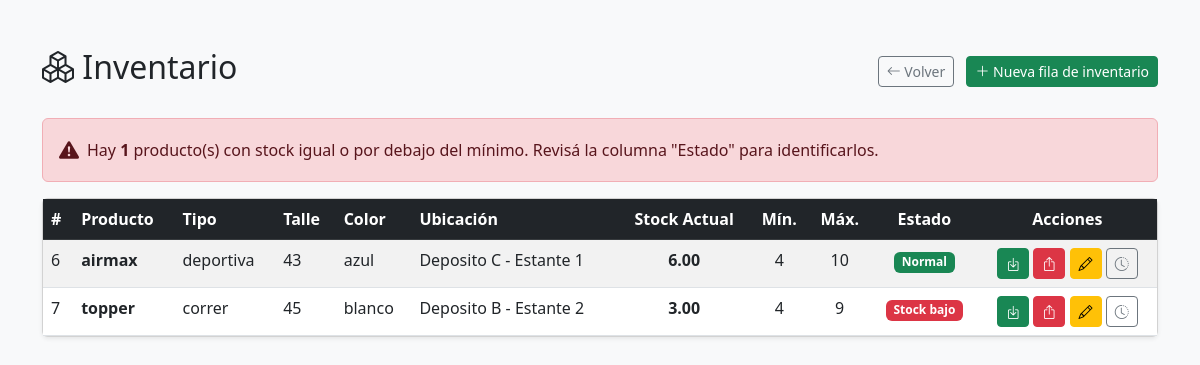
The page /public/index.php?action=inventario (signed in) on the database its author committed.
### tables this page shows
CREATE TABLE `inventario` (
  `id_inventario` int NOT NULL AUTO_INCREMENT,
  `stock_actual` decimal(10,2) DEFAULT NULL,
  `ubicacion` varchar(45) DEFAULT NULL,
  `stock_maximo` int DEFAULT NULL,
  `stock_minimo` int DEFAULT NULL,
  `producto_id_producto` int NOT NULL,
  PRIMARY KEY (`id_inventario`),
  KEY `fk_inventario_producto1_idx` (`producto_id_producto`),
  CONSTRAINT `fk_inventario_producto1` FOREIGN KEY (`producto_id_producto`) REFERENCES `producto` (`id_producto`)
);

CREATE TABLE `producto` (
  `id_producto` int NOT NULL AUTO_INCREMENT,
  `nombre` varchar(45) DEFAULT NULL,
  `descripcion` text,
  `tipodezapatillas` varchar(45) DEFAULT NULL,
  `precio` int DEFAULT NULL,
  `talle_id_talle` int NOT NULL,
  `marca_id_marca` int NOT NULL,
  `color_id_color` int NOT NULL,
  `categoria_id_categoria` int NOT NULL,
  `activo` tinyint(1) NOT NULL DEFAULT '1',
  PRIMARY KEY (`id_producto`),
  KEY `fk_productos_talle1_idx` (`talle_id_talle`),
  KEY `fk_productos_marca1_idx` (`marca_id_marca`),
  KEY `fk_productos_color1_idx` (`color_id_color`),
  KEY `fk_producto_categoria1_idx` (`categoria_id_categoria`),
  CONSTRAINT `fk_producto_categoria1` FOREIGN KEY (`categoria_id_categoria`) REFERENCES `categoria` (`id_categoria`),
  CONSTRAINT `fk_productos_color1` FOREIGN KEY (`color_id_color`) REFERENCES `color` (`id_color`),
  CONSTRAINT `fk_productos_marca1` FOREIGN KEY (`marca_id_marca`) REFERENCES `marca` (`id_marca`),
  CONSTRAINT `fk_productos_talle1` FOREIGN KEY (`talle_id_talle`) REFERENCES `talle` (`id_talle`)
);

CREATE TABLE `talle` (
  `id_talle` int NOT NULL AUTO_INCREMENT,
  `talles_disponibles` varchar(45) DEFAULT NULL,
  `descripcion` varchar(45) DEFAULT NULL,
  PRIMARY KEY (`id_talle`)
);

CREATE TABLE `color` (
  `id_color` int NOT NULL AUTO_INCREMENT,
  `colores_disponibles` varchar(45) DEFAULT NULL,
  `descripcion` varchar(45) DEFAULT NULL,
  PRIMARY KEY (`id_color`)
);

### app/models/inventario/InventarioController.php (called while the page is built, shortened)
<?php
require_once __DIR__ . '/inventario.php';
class InventarioController {
    private $inventario;
    public function __construct() {
        $db = (new Database())->connect();
        $this->inventario = new Inventario($db);
    }
    public function index() {
        $inventarios  = $this->inventario->listar();
        $stockBajo    = $this->inventario->contarStockBajo();
        require __DIR__ . '/views/index.php';
    }
}

### app/models/inventario/inventario.php (called while the page is built, shortened)
<?php
class Inventario {
    private $conn;
    public function __construct($db) {
        $this->conn = $db;
    }
    public function listar() {
        $sql = "SELECT i.*,
                    p.nombre AS nombre_producto,
                    p.precio,
                    p.tipodezapatillas,
                    t.talles_disponibles AS talle,
                    c.colores_disponibles AS color
                FROM inventario i
                LEFT JOIN producto p ON i.producto_id_producto = p.id_producto
                LEFT JOIN talle t ON p.talle_id_talle = t.id_talle
                LEFT JOIN color c ON p.color_id_color = c.id_color
                ORDER BY p.nombre ASC";
        return $this->conn->query($sql)->fetchAll(PDO::FETCH_ASSOC);
    }
    public function contarStockBajo() {
        $sql = "SELECT COUNT(*) FROM inventario WHERE stock_actual <= stock_minimo";
        return $this->conn->query($sql)->fetchColumn();
    }
}

### app/models/inventario/views/index.php (the view, shortened to what this page needs)
<!DOCTYPE html>
<html lang="es">
<head>
    <link href="https://cdn.jsdelivr.net/npm/bootstrap@5.3.0/dist/css/bootstrap.min.css" rel="stylesheet">
    <link href="https://cdn.jsdelivr.net/npm/bootstrap-icons@1.10.5/font/bootstrap-icons.css" rel="stylesheet">
</head>
<body class="bg-light">
<div class="container mt-5">
    <div class="d-flex justify-content-between align-items-center mb-4">
        <h2><i class="bi bi-boxes"></i> Inventario</h2>
        <div>
            <a href="index.php?action=dashboard" class="btn btn-outline-secondary btn-sm me-2">
                <i class="bi bi-arrow-left"></i> Volver
            </a>
            <a href="index.php?action=inventario_crear" class="btn btn-success btn-sm">
                <i class="bi bi-plus-lg"></i> Nueva fila de inventario
            </a>
        </div>
    </div>
    <?php if ($stockBajo > 0): ?>
        <div class="alert alert-danger d-flex align-items-center">
            <i class="bi bi-exclamation-triangle-fill me-2 fs-5"></i>
            <div>
                Hay <strong><?= $stockBajo ?></strong> producto(s) con stock igual o por debajo del mínimo.
                Revisá la columna "Estado" para identificarlos.
            </div>
        </div>
    <?php endif; ?>
    <div class="card shadow-sm">
        <div class="card-body p-0">
            <div class="table-responsive">
                <table class="table table-hover table-striped mb-0">
                    <thead class="table-dark">
                        <tr>
                            <th>#</th>
                            <th>Producto</th>
                            <th>Tipo</th>
                            <th>Talle</th>
                            <th>Color</th>
                            <th>Ubicación</th>
                            <th class="text-center">Stock Actual</th>
                            <th class="text-center">Mín.</th>
                            <th class="text-center">Máx.</th>
                            <th class="text-center">Estado</th>
                            <th class="text-center">Acciones</th>
                        </tr>
                    </thead>
                    <tbody>
                    <?php if (empty($inventarios)): ?>
                        <tr>
                            <td colspan="11" class="text-center text-muted py-4">
                                No hay productos en el inventario.
                            </td>
                        </tr>
                    <?php else: ?>
                        <?php foreach ($inventarios as $i): ?>
                        <?php
                            if ($i['stock_maximo'] > 0 && $i['stock_actual'] >= $i['stock_maximo']) {
                                $badge  = 'bg-warning text-dark';
                                $estado = 'Sobrestock';
                            } elseif ($i['stock_actual'] <= $i['stock_minimo']) {
                                $badge  = 'bg-danger';
                                $estado = 'Stock bajo';
                            } else {
                                $badge  = 'bg-success';
                                $estado = 'Normal';
                            }
                        ?>
                        <tr>
                            <td><?= $i['id_inventario'] ?></td>
                            <td><strong><?= htmlspecialchars($i['nombre_producto'] ?? '—') ?></strong></td>
                            <td><?= htmlspecialchars($i['tipodezapatillas'] ?? '—') ?></td>
                            <td><?= htmlspecialchars($i['talle'] ?? '—') ?></td>
                            <td><?= htmlspecialchars($i['color'] ?? '—') ?></td>
                            <td><?= htmlspecialchars($i['ubicacion'] ?: '—') ?></td>
                            <td class="text-center fw-bold"><?= $i['stock_actual'] ?></td>
                            <td class="text-center"><?= $i['stock_minimo'] ?></td>
                            <td class="text-center"><?= $i['stock_maximo'] ?></td>
                            <td class="text-center">
                                <span class="badge <?= $badge ?>"><?= $estado ?></span>
                            </td>
                            <td class="text-center text-nowrap">
                                <a href="index.php?action=inventario_entrada&id=<?= $i['id_inventario'] ?>"
                                    class="btn btn-success btn-sm" title="Registrar entrada">
                                    <i class="bi bi-box-arrow-in-down"></i>
                                </a>
                                <a href="index.php?action=inventario_salida&id=<?= $i['id_inventario'] ?>"
                                    class="btn btn-danger btn-sm" title="Registrar salida">
                                    <i class="bi bi-box-arrow-up"></i>
                                </a>
                                <a href="index.php?action=inventario_editar&id=<?= $i['id_inventario'] ?>"
                                    class="btn btn-warning btn-sm" title="Editar">
                                    <i class="bi bi-pencil"></i>
                                </a>
                                <a href="index.php?action=inventario_historial&id=<?= $i['id_inventario'] ?>"
                                    class="btn btn-outline-secondary btn-sm" title="Ver historial">
                                    <i class="bi bi-clock-history"></i>
                                </a>
                            </td>
                        </tr>
                        <?php endforeach; ?>
                    <?php endif; ?>
                    </tbody>
                </table>
            </div>
        </div>
    </div>
</div>
</body>
</html>

### rows shown on the page
inventario: id_inventario "6", producto_id_producto.nombre "airmax", producto_id_producto.tipodezapatillas "deportiva", talle.talles_disponibles "43", color.colores_disponibles "azul", ubicacion "Deposito C - Estante 1", stock_actual "6.00", stock_minimo "4", stock_maximo "10", estado "Normal"
inventario: id_inventario "7", producto_id_producto.nombre "topper", producto_id_producto.tipodezapatillas "correr", talle.talles_disponibles "45", color.colores_disponibles "blanco", ubicacion "Deposito B - Estante 2", stock_actual "3.00", stock_minimo "4", stock_maximo "9", estado "Stock bajo"

### other values the page prints
$stockBajo "1"
